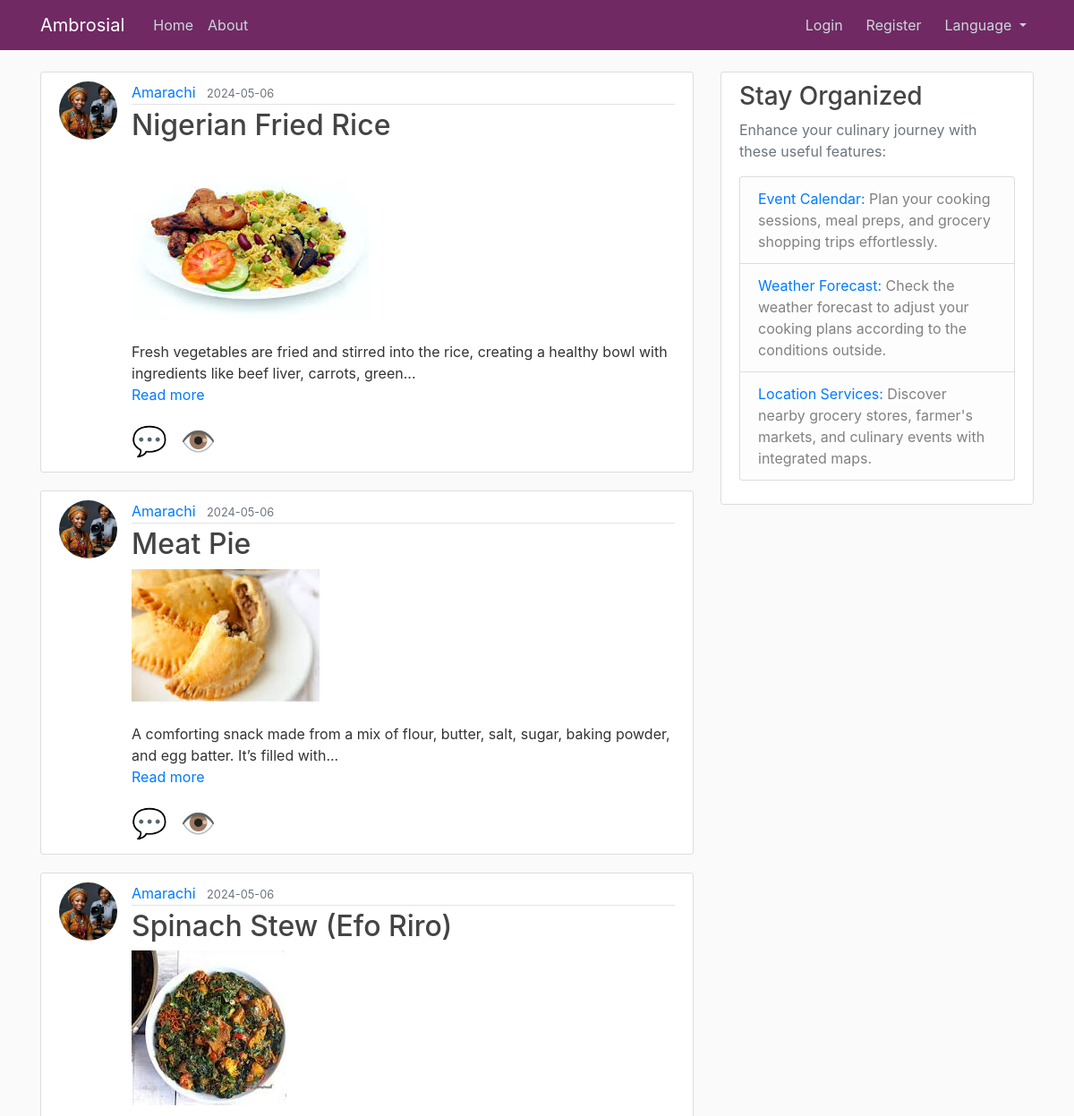
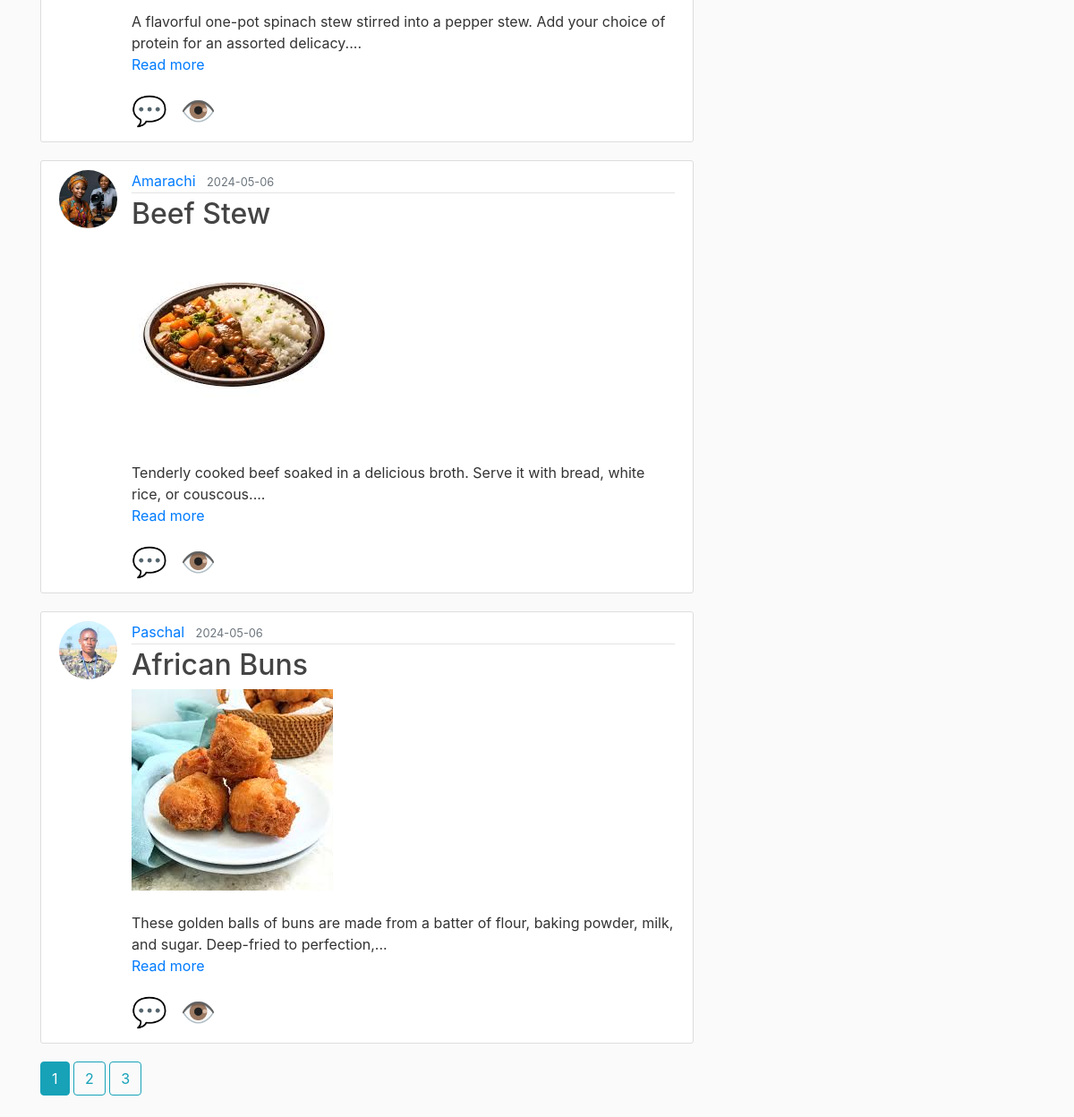
The page /home on the database its author committed (2 pictures, top to bottom).
### flask_ambrosial/models.py (models this page shows, shortened)
class Post(db.Model):
    id = db.Column(db.Integer, primary_key=True)
    title = db.Column(db.String(100), nullable=False)
    date_posted = db.Column(db.DateTime, nullable=False, default=datetime.now(timezone.utc))
    content = db.Column(db.Text, nullable=False)
    user_id = db.Column(db.Integer, db.ForeignKey('user.id'), nullable=False)
    image_filename = db.Column(db.String(100), nullable=False)
    comments = db.relationship('Comment', backref='post', lazy=True)

class User(db.Model, UserMixin):
    id = db.Column(db.Integer, primary_key=True)
    username = db.Column(db.String(20), unique=True, nullable=False)
    email = db.Column(db.String(120), unique=True, nullable=False)
    image_file = db.Column(db.String(20), nullable=False, default='default.jpg')
    password = db.Column(db.String(60), nullable=False)
    posts = db.relationship('Post', backref='author', lazy=True)
    comments = db.relationship('Comment', backref='author', lazy=True)

### flask_ambrosial/posts/routes.py (the view)
@posts.route("/")
@posts.route("/home")
def home():
    page = request.args.get('page', 1, type=int)
    posts = Post.query.order_by(Post.date_posted.desc()).paginate(page=page, per_page=5)
    post_form = PostForm()
    comment_form = CommentForm()
    reply_form = ReplyForm()
    return render_template('home.html', posts=posts, post_form=post_form, comment_form=comment_form, reply_form=reply_form)

### flask_ambrosial/__init__.py (called while the page is built)
def get_locale():
    logging.debug("Determining locale...")
    if 'lang' in request.args:
        lang = request.args.get('lang')
        logging.debug(f"Language from query parameter: {lang}")
        if lang in ['en', 'fr']:
            session['lang'] = lang
            return session['lang']
    elif 'lang' in session:
        logging.debug(f"Language from session: {session.get('lang')}")
        return session.get('lang')
    lang = request.accept_languages.best_match(['en', 'fr'])
    logging.debug(f"Language from browser: {lang}")
    return lang

### flask_ambrosial/templates/home.html (shortened to what this page needs)
{% extends "layout.html" %}
{% block content %}
    {% for post in posts.items %}
        <article class="media content-section">
            <img class="rounded-circle article-img" src="{{ url_for('static', filename='profile_pics/' + post.author.image_file) }}">
            <div class="media-body">
                <div class="article-metadata">
                    <a class="mr-2" href="{{ url_for('users.user_posts', username=post.author.username) }}">{{ post.author.username }}</a>
                    <small class="text-muted">{{ post.date_posted.strftime('%Y-%m-%d') }}</small>
                </div>
                <h2><a class="article-title" href="{{ url_for('posts.post', post_id=post.id) }}">{{ post.title }}</a></h2>
                {% if post.image_filename %}
                    <img class="post-image" src="{{ url_for('static', filename='post_pics/' + post.image_filename) }}" alt="{{ post.title }}">
                {% endif %}
                <p class="article-content">
                    {{ post.content.split(' ')[:20] | join(' ') }}...
                    <a href="#" class="read-more" data-full-content="{{ post.content }}">Read more</a>
                </p>
                <div class="comment-icons">
                    <span class="icon add-comment-icon">💬</span>
                    <span class="icon view-comments-icon">👁️</span>
                </div>
            </div>
        </article>
    {% endfor %}
    {% for page_num in posts.iter_pages(left_edge=1, right_edge=1, left_current=1, right_current=2) %}
        {% if page_num %}
            {% if posts.page == page_num %}
                <a class="btn btn-info mb-4" href="{{ url_for('main.home', page=page_num) }}">{{ page_num }}</a>
            {% else %}
                <a class="btn btn-outline-info mb-4" href="{{ url_for('main.home', page=page_num) }}">{{ page_num }}</a>
            {% endif %}
        {% endif %}
    {% endfor %}
{% endblock content %}

### flask_ambrosial/templates/layout.html (shortened to what this page needs)
<!DOCTYPE html>
<html lang="{{ get_locale() }}">
<head>
    <link rel="stylesheet" href="https://maxcdn.bootstrapcdn.com/bootstrap/4.0.0/css/bootstrap.min.css">
    <link rel="stylesheet" type="text/css" href="{{ url_for('static', filename='main.css') }}">
</head>
<body>
    <header class="site-header">
      <nav class="navbar navbar-expand-md navbar-dark bg-steel fixed-top">
        <div class="container">
          <a class="navbar-brand mr-4" href="#">{{ _('Ambrosial') }}</a>
          <div class="collapse navbar-collapse" id="navbarToggle">
            <div class="navbar-nav mr-auto">
              <a class="nav-item nav-link" href="{{ url_for('main.home') }}">{{ _('Home') }}</a>
              <a class="nav-item nav-link" href="{{ url_for('main.about') }}">{{ _('About') }}</a>
            </div>
            <div class="navbar-nav ml-auto d-flex justify-content-end w-50">
                {% if current_user.is_authenticated %}
                    <a class="nav-item nav-link" href="{{ url_for('posts.new_post') }}">{{ _('New Post') }}</a>
                    <a class="nav-item nav-link" href="{{ url_for('users.account') }}">{{ _('Account') }}</a>
                    <a class="nav-item nav-link" href="{{ url_for('users.logout') }}">{{ _('Logout') }}</a>
                {% else %}
                    <a class="nav-item nav-link" href="{{ url_for('users.login') }}">{{ _('Login') }}</a>
                    <a class="nav-item nav-link" href="{{ url_for('users.register') }}">{{ _('Register') }}</a>
                {% endif %}
                <div class="nav-item dropdown">
                  <a class="nav-link dropdown-toggle" href="#" id="languageDropdown" role="button" data-toggle="dropdown" aria-haspopup="true" aria-expanded="false">
                      {{ _('Language') }}
                  </a>
                </div>
            </div>
          </div>
        </div>
      </nav>
    </header>
    <main role="main" class="container">
      <div class="row">
        <div class="col-md-8">
          {% block content %}{% endblock %}
        </div>
        <div class="col-md-4">
          <div class="content-section">
            <h3>{{ _('Stay Organized') }}</h3>
            <p class='text-muted'>{{ _('Enhance your culinary journey with these useful features:') }}
              <ul class="list-group">
                <li class="list-group-item list-group-item-light">
                    <a href="#" id="event-calendar-link">{{ _('Event Calendar:') }}</a> {{ _('Plan your cooking sessions, meal preps, and grocery shopping trips effortlessly.') }}
                </li>
                <li class="list-group-item list-group-item-light">
                    <a href="#" id="weather-forecast-link">{{ _('Weather Forecast:') }}</a> {{ _('Check the weather forecast to adjust your cooking plans according to the conditions outside.') }}
                </li>
                <li class="list-group-item list-group-item-light">
                    <a href="#" id="location-services-link">{{ _('Location Services:') }}</a> {{ _('Discover nearby grocery stores, farmer\'s markets, and culinary events with integrated maps.') }}
                </li>
              </ul>
            </p>
          </div>
        </div>
      </div>
    </main>
</body>
</html>

### flask_ambrosial/static/main.css (style rules this page uses)
body { background: #fafafa; color: #333333; margin-top: 5rem; }
h1, h2, h3, h4, h5, h6 { color: #444444; }
.bg-steel { background-color: #702963; }
.site-header .navbar-nav .nav-link { color: #cbd5db; }
.content-section { background: #ffffff; padding: 10px 20px; border: 1px solid #dddddd; border-radius: 3px; margin-bottom: 20px; }
.article-title { color: #444444; }
.article-content { white-space: pre-line; }
.article-img { height: 65px; width: 65px; margin-right: 16px; }
.article-metadata { padding-bottom: 1px; margin-bottom: 4px; border-bottom: 1px solid #e3e3e3; }
.navbar-nav.ml-auto { width: 50%; display: flex; justify-content: flex-end; align-items: center; }
.navbar-nav.ml-auto .nav-item { margin-left: 10px; }
.icon { font-size: 32px; cursor: pointer; margin-right: 10px; }
.post-image { max-width: 100%; max-height: 300px; height: auto; border: none; }

### rows shown on the page
Post: image_file (picture), author.username "Amarachi", date_posted "2024-05-06", title "Nigerian Fried Rice", image_filename (picture), content.split "Fresh vegetables are fried and stirred into the rice, creating a healthy bowl with ingredients like beef liver, carrots, green"
Post: image_file (picture), author.username "Amarachi", date_posted "2024-05-06", title "Meat Pie", image_filename (picture), content.split "A comforting snack made from a mix of flour, butter, salt, sugar, baking powder, and egg batter. It’s filled with"
Post: image_file (picture), author.username "Amarachi", date_posted "2024-05-06", title "Spinach Stew (Efo Riro)", image_filename (picture), content.split "A flavorful one-pot spinach stew stirred into a pepper stew. Add your choice of protein for an assorted delicacy."
Post: image_file (picture), author.username "Amarachi", date_posted "2024-05-06", title "Beef Stew", image_filename (picture), content.split "Tenderly cooked beef soaked in a delicious broth. Serve it with bread, white rice, or couscous."
Post: image_file (picture), author.username "Paschal", date_posted "2024-05-06", title "African Buns", image_filename (picture), content.split "These golden balls of buns are made from a batter of flour, baking powder, milk, and sugar. Deep-fried to perfection,"

### other values the page prints
{{ page_num }} "1"
{{ page_num }} "2" "3"
